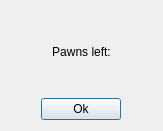
<?xml version="1.0" encoding="UTF-8"?>
<ui version="4.0">
 <class>EndGameDialog</class>
 <widget class="QDialog" name="EndGameDialog">
  <property name="geometry">
   <rect>
    <x>0</x>
    <y>0</y>
    <width>163</width>
    <height>131</height>
   </rect>
  </property>
  <property name="windowTitle">
   <string>Dialog</string>
  </property>
  <layout class="QVBoxLayout" name="verticalLayout_2">
   <item>
    <widget class="QLabel" name="scoreLabel">
     <property name="text">
      <string>Pawns left:</string>
     </property>
     <property name="alignment">
      <set>Qt::AlignCenter</set>
     </property>
    </widget>
   </item>
   <item>
    <layout class="QHBoxLayout" name="horizontalLayout">
     <item>
      <spacer name="horizontalSpacer">
       <property name="orientation">
        <enum>Qt::Horizontal</enum>
       </property>
       <property name="sizeHint" stdset="0">
        <size>
         <width>40</width>
         <height>20</height>
        </size>
       </property>
      </spacer>
     </item>
     <item>
      <widget class="QPushButton" name="okButton">
       <property name="text">
        <string>Ok</string>
       </property>
      </widget>
     </item>
     <item>
      <spacer name="horizontalSpacer_2">
       <property name="orientation">
        <enum>Qt::Horizontal</enum>
       </property>
       <property name="sizeHint" stdset="0">
        <size>
         <width>40</width>
         <height>20</height>
        </size>
       </property>
      </spacer>
     </item>
    </layout>
   </item>
  </layout>
 </widget>
 <resources/>
 <connections>
  <connection>
   <sender>okButton</sender>
   <signal>clicked()</signal>
   <receiver>EndGameDialog</receiver>
   <slot>accept()</slot>
   <hints>
    <hint type="sourcelabel">
     <x>199</x>
     <y>221</y>
    </hint>
    <hint type="destinationlabel">
     <x>199</x>
     <y>149</y>
    </hint>
   </hints>
  </connection>
 </connections>
</ui>
